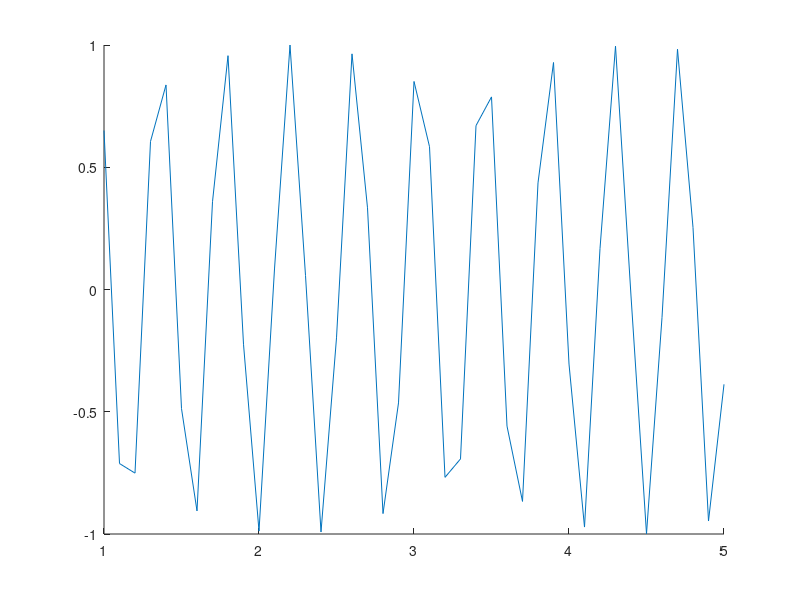

This figure's MATLAB source:
function my()




s11='195251 СПб Политехническая 29'
s22='1 2 3 4 100'
s33='6 7 8 9 0.1 0.2 0.3 0.4 200'
s44='0.5 0.6 0.7 0.8 300'

%{ПУНКТ №1------------------------------------------------------------------------------%}
n=0;
for s = 1.0:1: length(s11)
  if(strcmp(s11(s),' ')==0)
      n=n+1;
  end
end
disp(n);

%{КОНЕЦ ПУНКТА №1------------------------------------------------------------------------------%}







%{ПУНКТ №2------------------------------------------------------------------------------%}
m=1;
k=length(s11);
s1='';
s2='';
s3='';
r=1;

while s11(m)~=' '
m=m+1;
end

while s11(k)~=' '
k=k-1;
end

s1(1)=' ';

for s = 2:1:m
 s1(s)=s11(s);
  end


r=1;
for s = m:1:k
 s2(r)=s11(s);
 r=r+1;
  end


r=1;
for s = k+1:1:length(s11)
 s3(r)=s11(s);
 r=r+1;
  end
s123=strcat(s3,s2,s1) ;
disp(s123)

%{КОНЕЦ ПУНКТА №2------------------------------------------------------------------------------%}






%{ПУНКТ №3------------------------------------------------------------------------------%}


stest=cell(1,length(s11));
s=1;
for s = 1.0:1: length(s11)
  if(strcmp(s11(s),'1')==1)
  stest{s}='Один';
  elseif (strcmp(s11(s),'2')==1)
stest{s}='Два';
  elseif(strcmp(s11(s),'3')==1)
 stest{s}='Три';
  elseif(strcmp(s11(s),'4')==1)
 stest{s}='×Четыре';
  elseif(strcmp(s11(s),'5')==1)
 stest{s}='Пять';
  elseif(strcmp(s11(s),'6')==1)
 stest{s}='Шесть';
  elseif(strcmp(s11(s),'7')==1)
  stest{s}='Семь';
  elseif(strcmp(s11(s),'8')==1)
 stest{s}='Восемь';
  elseif(strcmp(s11(s),'9')==1)
  stest{s}='Девять';
  elseif(strcmp(s11(s),'0')==1)
 stest{s}='Ноль';
    else
   stest{s}=s11(s);
  end
end

r=1;
str=cell(1,4);
for s = 2.0:1: length(stest)
     if(strcmp(stest{s},' ')==0)
     str{r}=strcat(str{r},stest{s})
     else
     r=r+1;
     end
end



m=strjoin(str)

%{КОНЕЦ ПУНКТА №3------------------------------------------------------------------------------%}




%{ПУНКТ №4------------------------------------------------------------------------------%}
r=1;
for s = 1.0:1: length(s11)
  if(strcmp(s11(s),'1')==1)
  mass(r)=1;
  elseif (strcmp(s11(s),'2')==1)
 mass(r)=2;
  elseif(strcmp(s11(s),'3')==1)
 mass(r)=3;
  elseif(strcmp(s11(s),'4')==1)
  mass(r)=4;
  elseif(strcmp(s11(s),'5')==1)
 mass(r)=5;
  elseif(strcmp(s11(s),'6')==1)
 mass(r)=6;
  elseif(strcmp(s11(s),'7')==1)
  mass(r)=7;
  elseif(strcmp(s11(s),'8')==1)
  mass(r)=8;
  elseif(strcmp(s11(s),'9')==1)
 mass(r)=9;
  elseif(strcmp(s11(s),'0')==1)
 mass(r)=0;
    else
  r=r-1;
  end
  r=r+1;
end
disp(mass)

%{КОНЕЦ ПУНКТА №4------------------------------------------------------------------------------%}


%{ПУНКТ №5------------------------------------------------------------------------------%}

f=fopen('C:\Users\User\Desktop\Лабы и расчеты\in15(5).txt','wt') 
fprintf(f,'1 2 3 4 100\n6 7 8 9 0.1 0.2 0.3 0.4 200\n0.5 0.6 0.7 0.8 300');
fclose(f)

%{КОНЕЦ ПУНКТА №5------------------------------------------------------------------------------%}

%{ПУНКТ №6------------------------------------------------------------------------------%}
f=fopen('C:\Users\User\Desktop\Лабы и расчеты\in15(5).txt');
M1=fscanf(f,'%g', [1 4]);
R1=fscanf(f,'%g', [1]);
M2=fscanf(f,'%g', [1 4]);
L1=fscanf(f,'%g', [1 4]);
R2=fscanf(f,'%g', [1]);
L2=fscanf(f,'%g', [1 4]);
R3=fscanf(f,'%g', [1]);

M=[M1',M2']'


R=[R1,R2,R3]

L=[L1',L2']'

fclose(f);

%{КОНЕЦ ПУНКТА №6------------------------------------------------------------------------------%}









%{ ПУНКТ №7------------------------------------------------------------------------------%}
clear
close all
clc
tic 
File1NameExp='v01';
PictHigh1='200'; 
DirName1=['C:\Users\User\Desktop\Лабы и расчеты\' File1NameExp];
 if ~exist(DirName1)
 mkdir(DirName1);
end;
cd(DirName1);
 FileHtml=fopen([' 00' File1NameExp 'lab3_15(5).htm'],'wt');
 fprintf(FileHtml,['<HTML>\n']);
 fprintf(FileHtml,['<head>\n']);
 fprintf(FileHtml,['C:\Users\User\Desktop\Лабы и расчеты\']);
 fprintf(FileHtml,['</title>\n']);
 fprintf(FileHtml,['<META HTTP-EQUIV="Content-Type" CONTENT="text/html; charset=windows">\n']);
 fprintf(FileHtml,['</head>\n']);
 fprintf(FileHtml,['<body>\n']);

 fprintf(FileHtml,['<center><H3>ОТЧЕТ<br>по лабораторной работе №4</h3></center>\n']);
  fprintf(FileHtml,['<center><H3>Мавриной Светланы Сергеевны</h3></center>\n']);
 n1=1;
 n2=5;
 fprintf(FileHtml,['<h3>Исходные данные</h3>\n']);
 fprintf(FileHtml,'<br>Вариант:  %-5.0f%-5.0f\n',n1,n2);
h1=figure('Name','Модельное изображение (исходное Image0)im3d');
hold on
x=[1:0.1:5];
y=sin(x*15);
plot(x,y)
hold off
FileName000=[File1NameExp 'var15(5).jpg'];
saveas(h1,FileName000);
 fprintf(FileHtml,['<br><br> Графики \n']);
 fprintf(FileHtml,['<a href="' FileName000 '">']);
 fprintf(FileHtml,['<br><img src="'...
 FileName000 '" height="' PictHigh1 '" >' '\n']);
 %fprintf(FileHtml,['<a href="' FileName000 '">']);
 fprintf(FileHtml,['</a>\n']);
  fprintf(FileHtml,['<h3>Замечание:</h3>\n']);
 fprintf(FileHtml,['<h3>Миниатюрная копия графика является ссылкой на окно, в которой график отображается в масштабе 1:1.</h3>\n']);
 
 fprintf(FileHtml,['</body>\n']);
 fprintf(FileHtml,['</HTML>\n']);
 fclose(FileHtml);
disp('Вычисления завершены');
toc 
end


